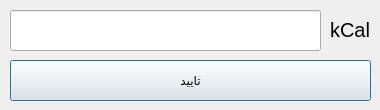
<?xml version="1.0" encoding="UTF-8"?>
<ui version="4.0">
 <class>caldialog</class>
 <widget class="QDialog" name="caldialog">
  <property name="geometry">
   <rect>
    <x>0</x>
    <y>0</y>
    <width>380</width>
    <height>110</height>
   </rect>
  </property>
  <property name="minimumSize">
   <size>
    <width>380</width>
    <height>110</height>
   </size>
  </property>
  <property name="maximumSize">
   <size>
    <width>380</width>
    <height>110</height>
   </size>
  </property>
  <property name="windowTitle">
   <string>Dialog</string>
  </property>
  <widget class="QPushButton" name="pushButton">
   <property name="geometry">
    <rect>
     <x>10</x>
     <y>60</y>
     <width>361</width>
     <height>41</height>
    </rect>
   </property>
   <property name="text">
    <string>تایید</string>
   </property>
  </widget>
  <widget class="QLineEdit" name="lineEdit">
   <property name="geometry">
    <rect>
     <x>10</x>
     <y>10</y>
     <width>311</width>
     <height>41</height>
    </rect>
   </property>
   <property name="font">
    <font>
     <pointsize>15</pointsize>
     <weight>75</weight>
     <bold>true</bold>
    </font>
   </property>
   <property name="maxLength">
    <number>10</number>
   </property>
   <property name="alignment">
    <set>Qt::AlignLeading|Qt::AlignLeft|Qt::AlignVCenter</set>
   </property>
  </widget>
  <widget class="QLabel" name="label">
   <property name="geometry">
    <rect>
     <x>330</x>
     <y>14</y>
     <width>51</width>
     <height>31</height>
    </rect>
   </property>
   <property name="font">
    <font>
     <pointsize>15</pointsize>
    </font>
   </property>
   <property name="text">
    <string>kCal</string>
   </property>
  </widget>
 </widget>
 <resources/>
 <connections/>
</ui>
